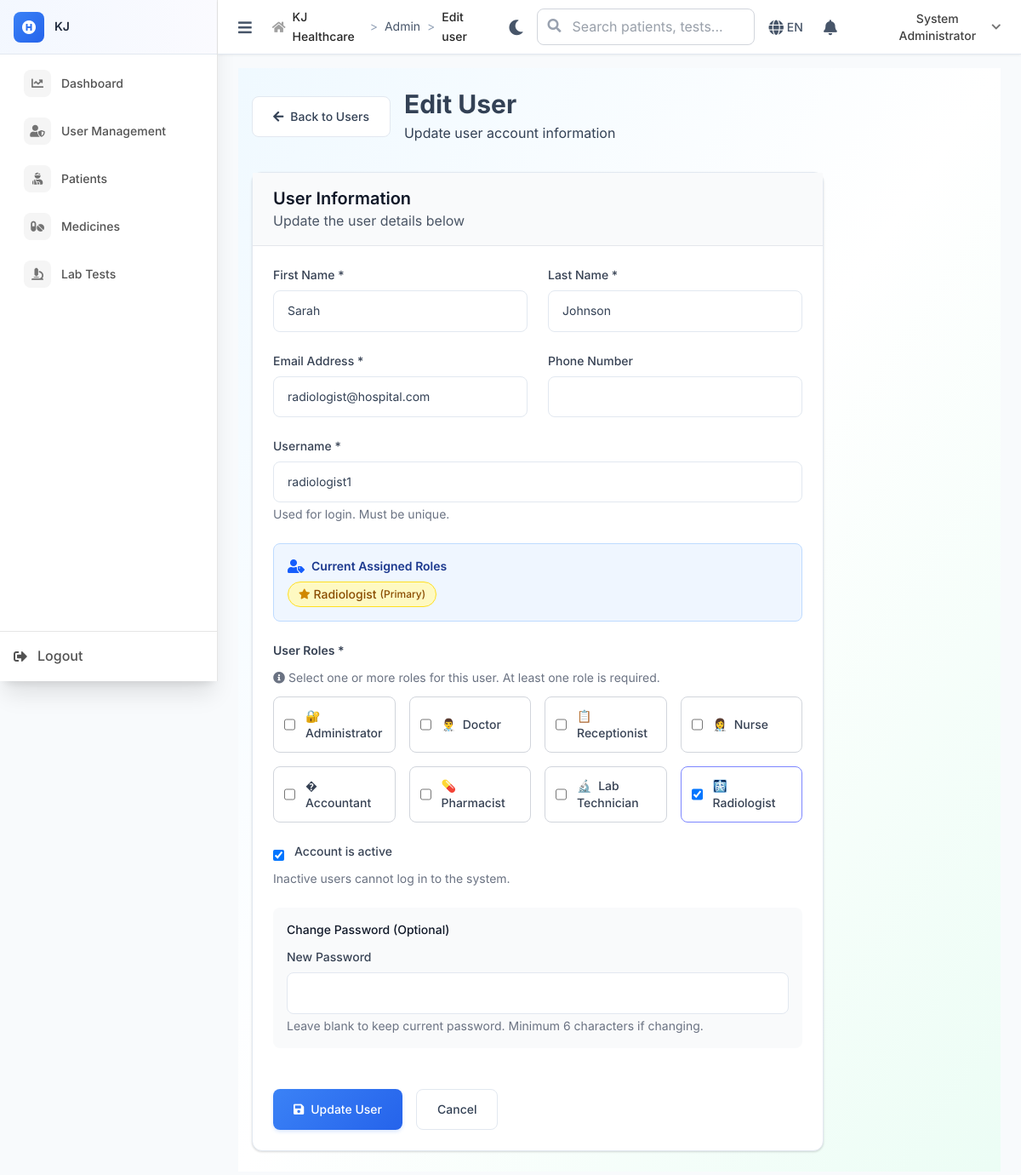
The page /admin/edit_user?id=1000000 (signed in) on the database as committed earlier.
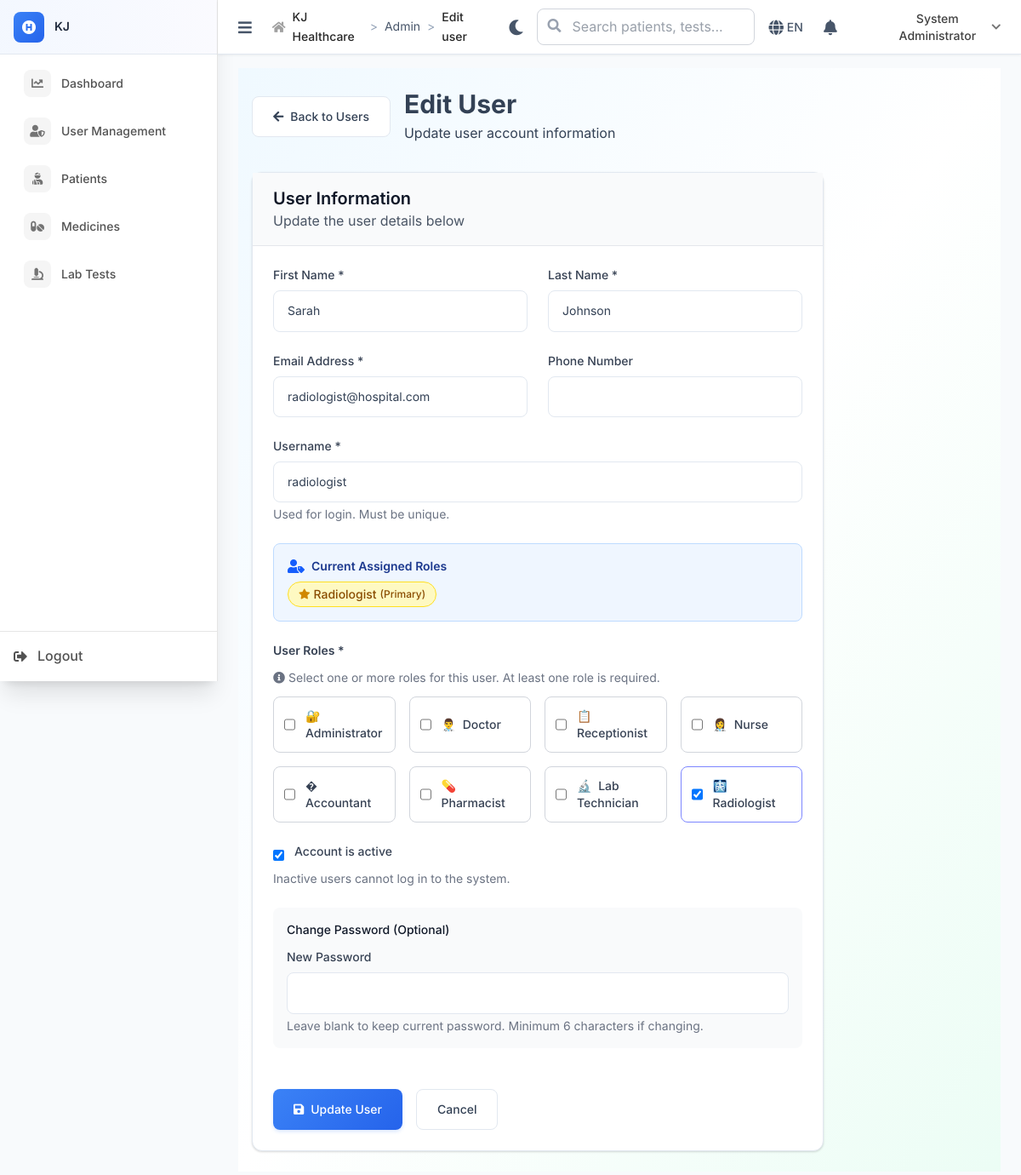
The same page on the database as committed later.
### tables this page shows
CREATE TABLE `users` (
  `id` int NOT NULL,
  `username` varchar(50) NOT NULL,
  `password_hash` varchar(255) NOT NULL,
  `email` varchar(100) NOT NULL,
  `role` enum('admin','receptionist','doctor','lab_technician','accountant','pharmacist','radiologist','nurse') NOT NULL,
  `first_name` varchar(50) NOT NULL,
  `last_name` varchar(50) NOT NULL,
  `phone` varchar(20) DEFAULT NULL,
  `specialization` varchar(100) DEFAULT NULL COMMENT 'For doctors - future use',
  `is_active` tinyint(1) DEFAULT '1',
  `created_at` timestamp NOT NULL DEFAULT CURRENT_TIMESTAMP,
  `updated_at` timestamp NOT NULL DEFAULT CURRENT_TIMESTAMP ON UPDATE CURRENT_TIMESTAMP
);

### includes/BaseController.php (called while the page is built, shortened)
<?php
class BaseController {
    public function __construct() {
        global $pdo;
        $this->pdo = $pdo;
    }
    protected function render($view, $data = []) {
        extract($data);
        include __DIR__ . "/../views/{$view}.php";
    }
}
?>

### controllers/AdminController.php (called while the page is built, shortened)
<?php
require_once __DIR__ . '/../includes/BaseController.php';
class AdminController extends BaseController {
    public function edit_user() {
        $user_id = $_GET['id'] ?? null;
        $stmt = $this->pdo->prepare("SELECT * FROM users WHERE id = ?");
        $stmt->execute([$user_id]);
        $user = $stmt->fetch();
        $user_roles = [];
        $primary_role = $user['role'];
        if (empty($user_roles)) {
            $user_roles = [$user['role']];
        }
        $this->render('admin/edit_user', [
            'user' => $user,
            'user_roles' => $user_roles,
            'primary_role' => $primary_role,
            'available_roles' => ['admin', 'doctor', 'receptionist', 'accountant', 'pharmacist', 'lab_technician', 'radiologist', 'nurse'],
            'csrf_token' => $this->generateCSRF()
        ]);
    }
}
?>

### index.php (called while the page is built, shortened)
<?php
$request = $_SERVER['REQUEST_URI'];
$path = parse_url($request, PHP_URL_PATH);
if (strpos($path, BASE_PATH) === 0) {
    $path = substr($path, strlen(BASE_PATH));
}
$path = ltrim($path, '/');
$segments = explode('/', $path);
$controller = $segments[0] ?? 'auth';
$action = $segments[1] ?? 'login';
try {
    $controllerInstance = new $controllerClass();
    $params = array_slice($segments, 2);
    call_user_func_array([$controllerInstance, $action], $params);
} catch (Throwable $e) {
    Logger::error("Error in controller: " . $e->getMessage(), [
        'controller' => $controller,
        'action' => $action,
        'file' => $e->getFile(),
        'line' => $e->getLine(),
        'trace' => $e->getTraceAsString()
    ]);
    error_log("Error in controller: " . $e->getMessage());
    http_response_code(500);
    echo "Internal server error";
}
?>

### views/admin/edit_user.php (the view, shortened to what the changed rows need)
<div class="min-h-screen bg-gradient-to-br from-sky-50 via-white to-emerald-50">
    <div class="container mx-auto px-4 py-6">
        <div class="mb-8">
            <div class="flex items-center gap-4">
                <div>
                    <h1 class="text-3xl font-bold text-primary-900">Edit User</h1>
                </div>
            </div>
        </div>
        <div class="max-w-2xl">
            <div class="card">
                <div class="card-header">
                    <h2 class="text-xl font-semibold text-gray-900">User Information</h2>
                </div>
                <form method="POST" action="edit_user?id=<?= $user['id'] ?>" class="card-body space-y-6">
                    <div class="grid grid-cols-1 md:grid-cols-2 gap-6">
                        <div class="form-group">
                            <label class="form-label">First Name *</label>
                            <input type="text" name="first_name" class="form-input"
                                   value="<?= htmlspecialchars($user['first_name']) ?>" required>
                        </div>
                        <div class="form-group">
                            <label class="form-label">Last Name *</label>
                            <input type="text" name="last_name" class="form-input"
                                   value="<?= htmlspecialchars($user['last_name']) ?>" required>
                        </div>
                    </div>
                    <div class="grid grid-cols-1 md:grid-cols-2 gap-6">
                        <div class="form-group">
                            <label class="form-label">Email Address *</label>
                            <input type="email" name="email" class="form-input"
                                   value="<?= htmlspecialchars($user['email']) ?>" required>
                        </div>
                    </div>
                    <div class="space-y-6">
                        <div class="form-group">
                            <label class="form-label">Username *</label>
                            <input type="text" name="username" class="form-input"
                                   value="<?= htmlspecialchars($user['username']) ?>" required>
                            <p class="text-sm text-gray-500 mt-1">Used for login. Must be unique.</p>
                        </div>
                    </div>
                    <div class="form-group">
                        <label class="flex items-center">
                            <input type="checkbox" name="is_active" class="form-checkbox mr-3"
                                   <?= $user['is_active'] ? 'checked' : '' ?>>
                            <span class="form-label mb-0">Account is active</span>
                        </label>
                    </div>
                </form>
            </div>
        </div>
    </div>
</div>

Rows that differ between the two databases and show on the page:
changed users "Sarah": username "radiologist1" → "radiologist"
